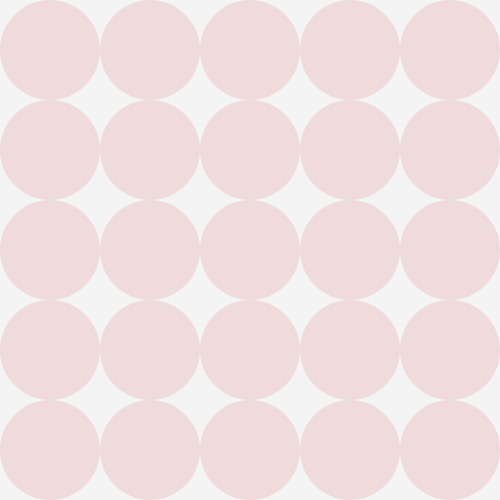
Frame 1 (no input)
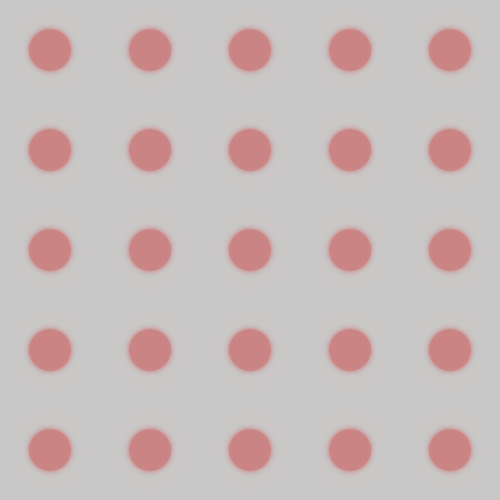
Frame 60 (no input)
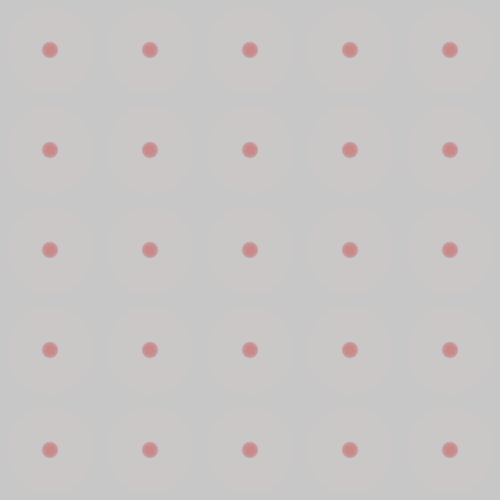
Frame 120 (the mouse pressed at the canvas centre since frame 60)

The p5.js sketch that drew these frames (run headless with seeded random() and noise() and a simulated clock; from frame 60 on, the mouse is pressed at the canvas centre):

// p5.js sketch
// ── sketch.js
let width = 500;
let height = 500;
let size;
let speed = 1;

function setup() {
  createCanvas(width, height);
  size = 100;
}

function draw() {
  background(200, 200, 200, 50);
  fill(200, 40, 40, 30);
  noStroke();

push();
translate(50,50);
  for (i = 0; i < 5; i++) {
    for (j = 0; j < 5; j++) {
      circle(i * 100, j * 100, size);
    }
  }
  size = size - speed;
pop();

  if (size < 0) {
    speed = -1;
  }
  if (size > 200){
    speed = 1;
  }
}
